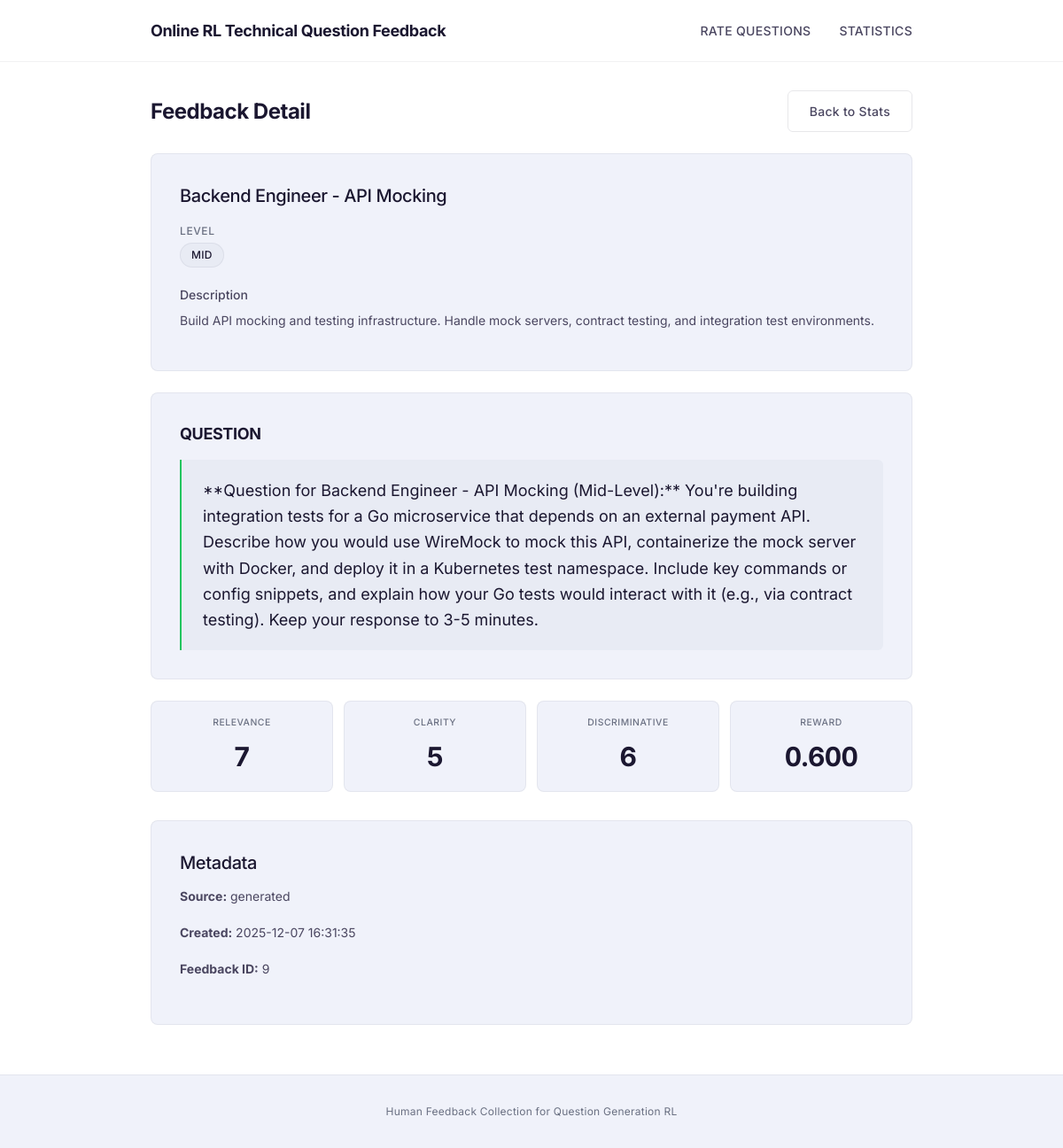
The page /feedback/9 on the database its author committed.
### database.py (models this page shows, shortened)
class Feedback(Base):
    __tablename__ = "feedback"
    id = Column(Integer, primary_key=True, autoincrement=True)
    question = Column(Text, nullable=False)
    role_context = Column(Text, nullable=True)
    role_id = Column(String(50), nullable=True)
    relevance = Column(Integer, nullable=False)
    clarity = Column(Integer, nullable=False)
    discriminative = Column(Integer, nullable=False)
    comments = Column(Text, nullable=True)
    source = Column(String(20), default="generated")  # 'generated' or 'user_provided'
    created_at = Column(DateTime, default=datetime.utcnow)
    __table_args__ = (
        CheckConstraint('relevance >= 0 AND relevance <= 10', name='check_relevance'),
        CheckConstraint('clarity >= 0 AND clarity <= 10', name='check_clarity'),
        CheckConstraint('discriminative >= 0 AND discriminative <= 10', name='check_discriminative'),
    )

### app.py (the view)
@app.get("/feedback/{feedback_id}")
async def feedback_detail(feedback_id: int, request: Request, db: Session = Depends(get_db)):
    feedback = db.query(Feedback).filter(Feedback.id == feedback_id).first()
    if not feedback:
        return RedirectResponse(url="/stats", status_code=303)
    role_context = None
    if feedback.role_context:
        try:
            role_context = json.loads(feedback.role_context)
        except json.JSONDecodeError:
            role_context = {"raw": feedback.role_context}
    reward = (feedback.relevance + feedback.clarity + feedback.discriminative) / 30.0
    return templates.TemplateResponse("feedback_detail.html", {
        "request": request,
        "feedback": feedback,
        "role_context": role_context,
        "reward": reward,
    })

### database.py (called while the page is built)
def get_db():
    db = SessionLocal()
    try:
        yield db
    finally:
        db.close()

### templates/feedback_detail.html (shortened to what this page needs)
{% extends "base.html" %}
{% block content %}
<div class="container">
    <div class="page-header">
        <h1>Feedback Detail</h1>
        <a href="/stats" class="btn btn-secondary">Back to Stats</a>
    </div>
    <div class="role-info">
        <h2>{{ role_context.title if role_context and role_context.title else feedback.role_id or 'Unknown Role' }}</h2>
        {% if role_context %}
        <div class="role-meta">
            {% if role_context.level %}
            <div class="badge-group">
                <span class="badge-label">Level</span>
                <span class="badge">{{ role_context.level }}</span>
            </div>
            {% endif %}
        </div>
        {% if role_context.description %}
        <div class="role-field">
            <span class="role-field-label">Description</span>
            <p>{{ role_context.description }}</p>
        </div>
        {% endif %}
        {% endif %}
    </div>
    <div class="question-display">
        <h3>Question</h3>
        <blockquote>{{ feedback.question }}</blockquote>
    </div>
    <div class="stats-summary" style="margin-bottom: 2rem; grid-template-columns: repeat(4, 1fr);">
        <div class="stat-card">
            <h3>Relevance</h3>
            <p class="stat-value">{{ feedback.relevance }}</p>
        </div>
        <div class="stat-card">
            <h3>Clarity</h3>
            <p class="stat-value">{{ feedback.clarity }}</p>
        </div>
        <div class="stat-card">
            <h3>Discriminative</h3>
            <p class="stat-value">{{ feedback.discriminative }}</p>
        </div>
        <div class="stat-card">
            <h3>Reward</h3>
            <p class="stat-value">{{ "%.3f"|format(reward) }}</p>
        </div>
    </div>
    <div class="export-section" style="text-align: left;">
        <h2>Metadata</h2>
        <p><strong>Source:</strong> {{ feedback.source or 'generated' }}</p>
        <p><strong>Created:</strong> {{ feedback.created_at.strftime('%Y-%m-%d %H:%M:%S') if feedback.created_at else 'N/A' }}</p>
        <p><strong>Feedback ID:</strong> {{ feedback.id }}</p>
    </div>
</div>
{% endblock %}

### rows shown on the page
Feedback: question "**Question for Backend Engineer - API Mocking (Mid-Level):** You're building integration tests for a Go microservice that depends on an external payment API. Describe how you would use WireMock to mock this API, containerize the mock server with Docker, and deploy it in a Kubernetes test namespace. Include key commands or config snippets, and explain how your Go tests would interact with it (e.g., via contract testing). Keep your response to 3-5 minutes.", relevance "7", clarity "5", discriminative "6", source "generated", created_at "2025-12-07 16:31:35", id "9"

### other values the page prints
{{ role_context.level }} "MID"
{{ role_context.description }} "Build API mocking and testing infrastructure. Handle mock servers, contract testing, and integration test environments."
{{ "%.3f"|format(reward) }} "0.600"
